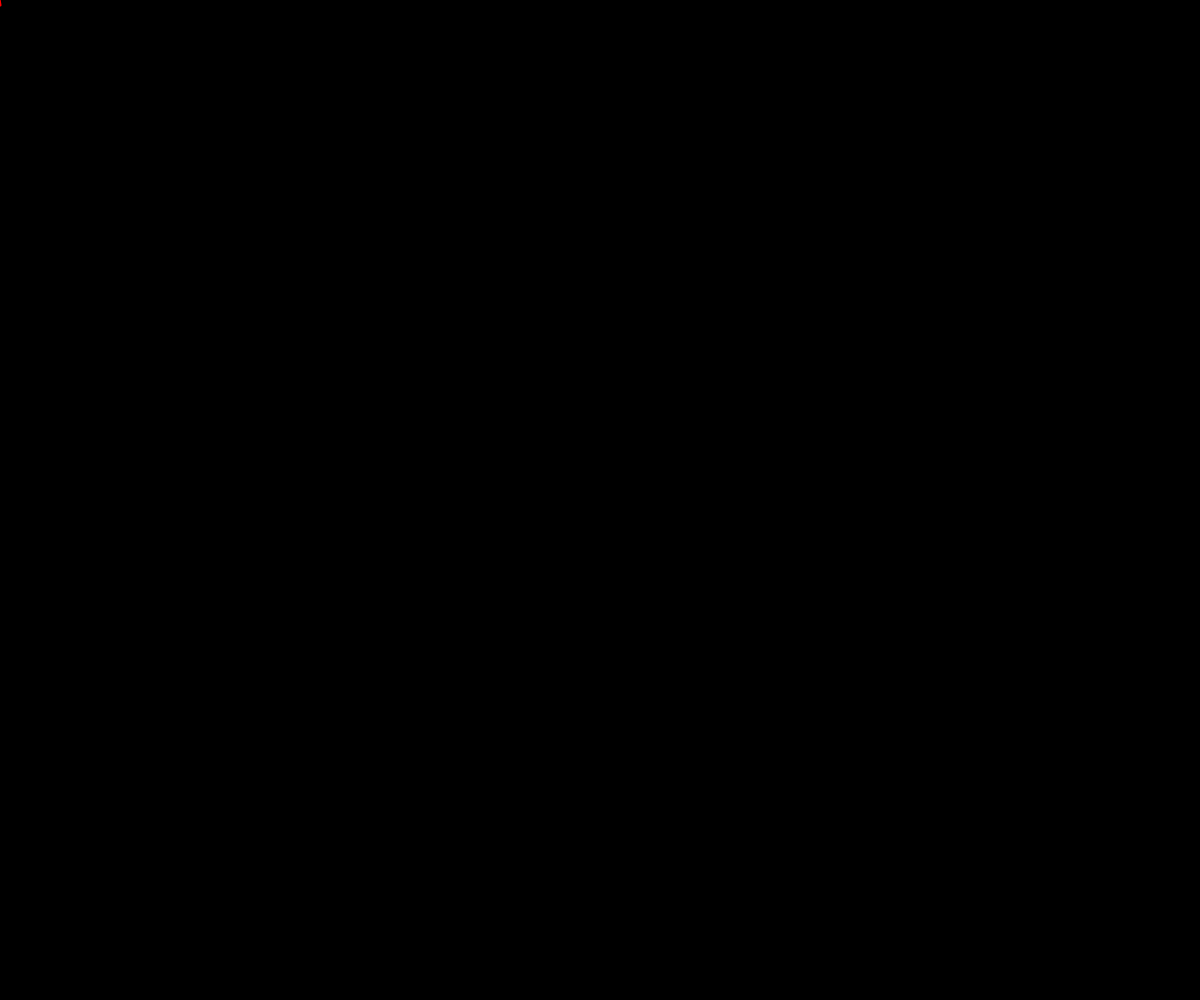
Frame 1 (no input)
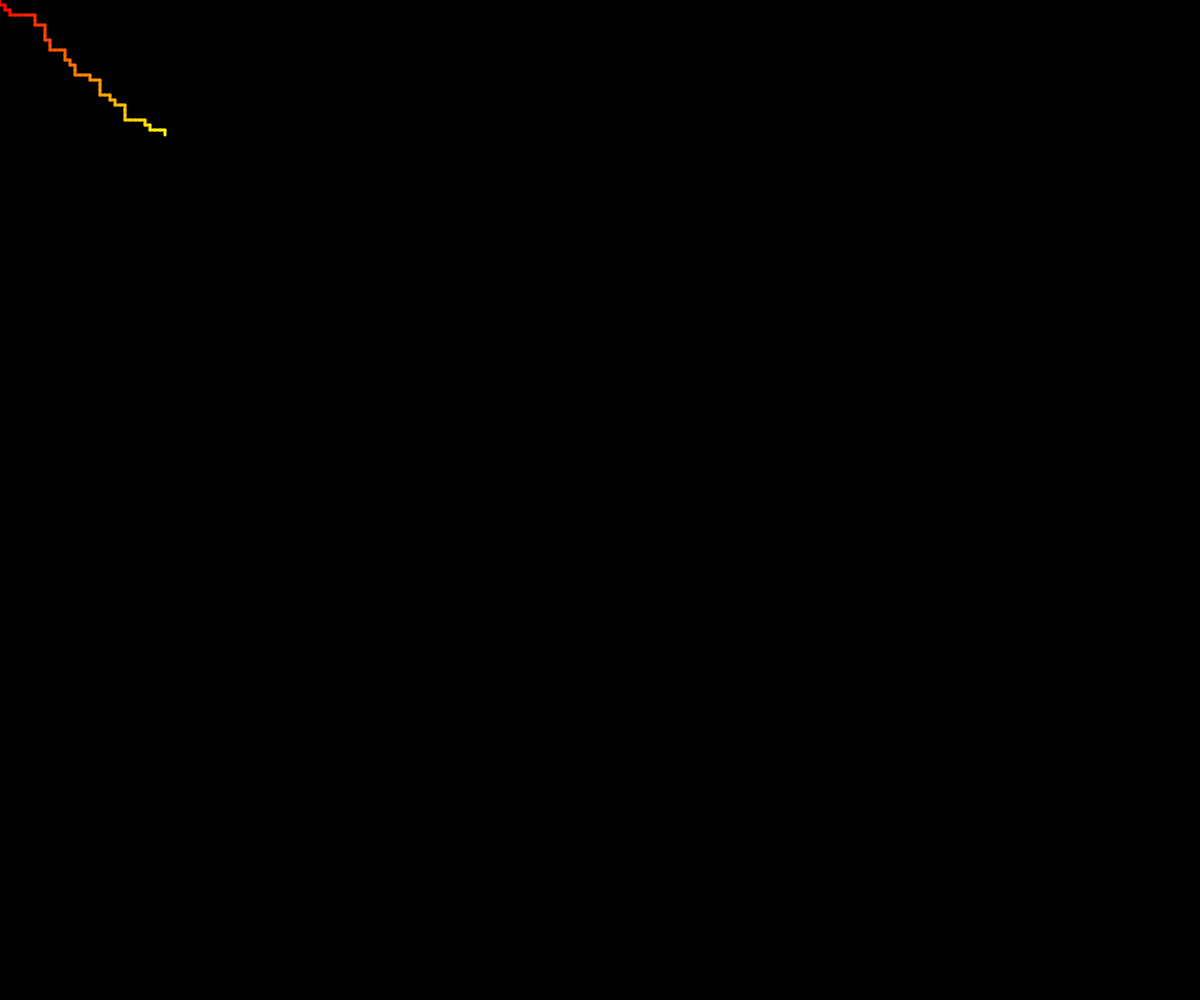
Frame 60 (no input)
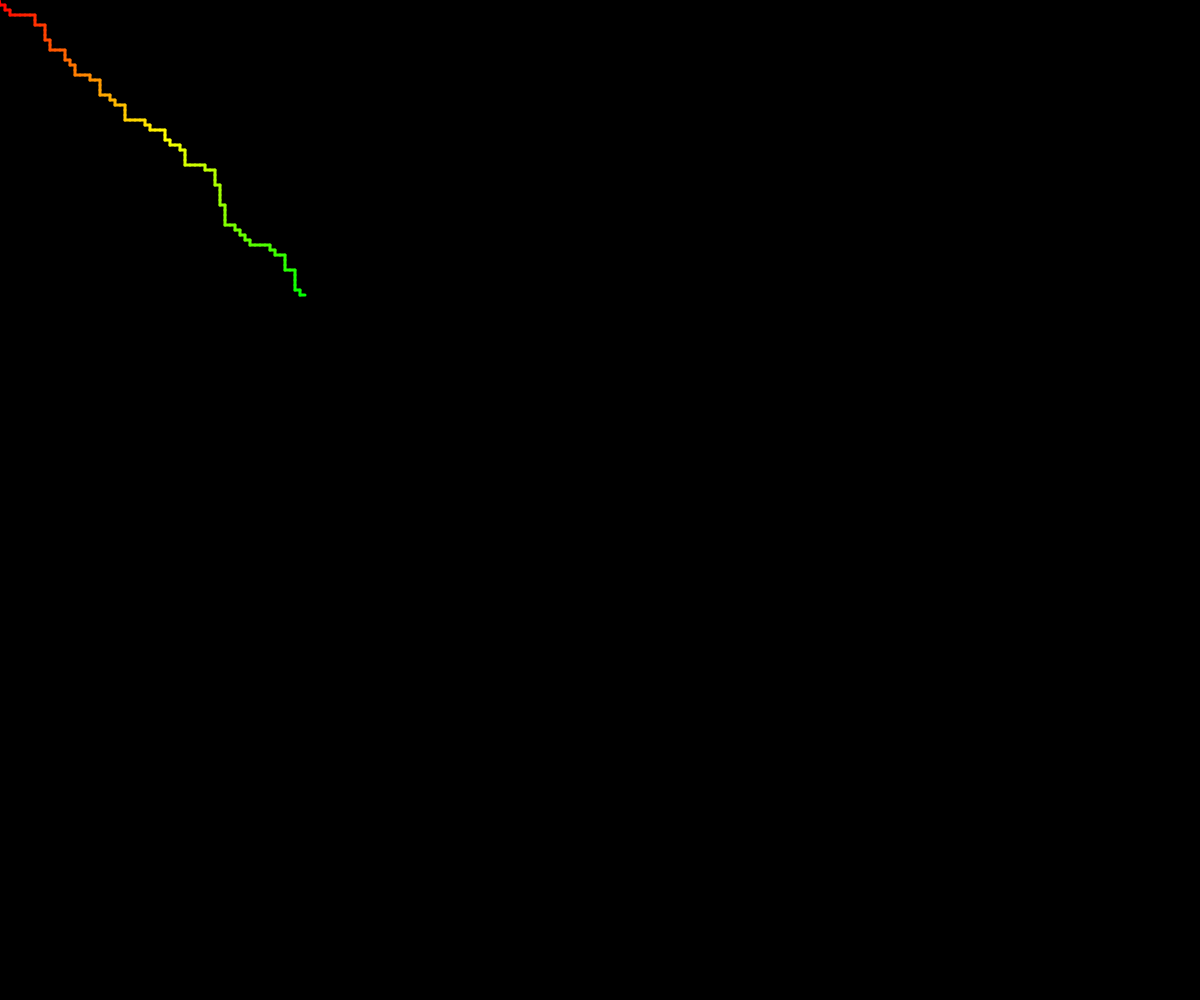
Frame 120 (the mouse pressed at the canvas centre since frame 60)

The p5.js sketch that drew these frames (run headless with seeded random() and noise() and a simulated clock; from frame 60 on, the mouse is pressed at the canvas centre):

// p5.js sketch
// ── sketch.js
let x = 0;
let y = 0;
let col = 0;
let inc = 1;
let prevX = -1;
let prevY = -1;

function setup() {
  createCanvas(windowWidth, windowHeight);
  background(0);
  colorMode(HSB);
}

function draw() {
    stroke(col, 255, 255);
    strokeWeight(3);    

    //choose a random number between 0 and 1. If it is less than 0.5, move the x-coordinate, otherwise move the y-coordinate
    if (random(1) < 0.5) {
        x= x + 5;        
    } else { 
        y = y + 5;
    }
    
    //draw the line using the new co-ordinates
    line(prevX, prevY, x, y); 
    
    //change the colour (hue) of the line
    col = col + inc;
    prevX = x;
    prevY = y;
    
    if (col > 255 || col < 0 ) {
       inc = inc*-1;
    }
    
    //if the line reaches the edge of the canvas, start from the top-left corner again.
    if (x > width || y > height) { 
        col = 0;
        x = 0;
        y = 0;
        prevX = 0;
        prevY = 0;
    }
}
